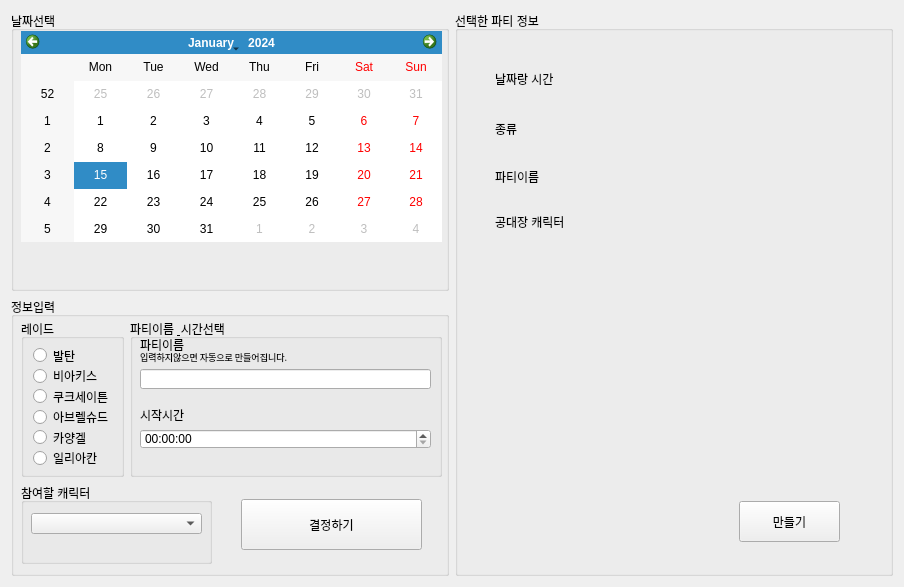
<?xml version="1.0" encoding="UTF-8"?>
<ui version="4.0">
 <class>Form</class>
 <widget class="QWidget" name="Form">
  <property name="windowModality">
   <enum>Qt::ApplicationModal</enum>
  </property>
  <property name="geometry">
   <rect>
    <x>0</x>
    <y>0</y>
    <width>904</width>
    <height>587</height>
   </rect>
  </property>
  <property name="windowTitle">
   <string>Form</string>
  </property>
  <layout class="QGridLayout" name="gridLayout">
   <item row="0" column="0">
    <widget class="QGroupBox" name="box1">
     <property name="title">
      <string>날짜선택</string>
     </property>
     <widget class="QCalendarWidget" name="date_cho">
      <property name="geometry">
       <rect>
        <x>10</x>
        <y>20</y>
        <width>421</width>
        <height>211</height>
       </rect>
      </property>
     </widget>
    </widget>
   </item>
   <item row="0" column="1" rowspan="2">
    <widget class="QGroupBox" name="party_cho_info">
     <property name="title">
      <string>선택한 파티 정보</string>
     </property>
     <widget class="QLabel" name="date_time">
      <property name="geometry">
       <rect>
        <x>40</x>
        <y>60</y>
        <width>171</width>
        <height>16</height>
       </rect>
      </property>
      <property name="text">
       <string>날짜랑 시간</string>
      </property>
     </widget>
     <widget class="QLabel" name="raid_colum">
      <property name="geometry">
       <rect>
        <x>40</x>
        <y>110</y>
        <width>211</width>
        <height>16</height>
       </rect>
      </property>
      <property name="text">
       <string>종류</string>
      </property>
     </widget>
     <widget class="QLabel" name="party_name">
      <property name="geometry">
       <rect>
        <x>40</x>
        <y>160</y>
        <width>56</width>
        <height>12</height>
       </rect>
      </property>
      <property name="text">
       <string>파티이름</string>
      </property>
     </widget>
     <widget class="QPushButton" name="input_db_partyinfo">
      <property name="geometry">
       <rect>
        <x>284</x>
        <y>490</y>
        <width>101</width>
        <height>41</height>
       </rect>
      </property>
      <property name="text">
       <string>만들기</string>
      </property>
     </widget>
     <widget class="QLabel" name="master_char">
      <property name="geometry">
       <rect>
        <x>40</x>
        <y>200</y>
        <width>91</width>
        <height>21</height>
       </rect>
      </property>
      <property name="text">
       <string>공대장 캐릭터</string>
      </property>
     </widget>
    </widget>
   </item>
   <item row="1" column="0">
    <widget class="QGroupBox" name="box2">
     <property name="title">
      <string>정보입력</string>
     </property>
     <widget class="QGroupBox" name="raid_box">
      <property name="geometry">
       <rect>
        <x>10</x>
        <y>22</y>
        <width>103</width>
        <height>158</height>
       </rect>
      </property>
      <property name="title">
       <string>레이드</string>
      </property>
      <layout class="QVBoxLayout" name="verticalLayout">
       <item>
        <widget class="QRadioButton" name="vvvv">
         <property name="text">
          <string>발탄</string>
         </property>
        </widget>
       </item>
       <item>
        <widget class="QRadioButton" name="bea">
         <property name="text">
          <string>비아키스</string>
         </property>
        </widget>
       </item>
       <item>
        <widget class="QRadioButton" name="coco">
         <property name="text">
          <string>쿠크세이튼</string>
         </property>
        </widget>
       </item>
       <item>
        <widget class="QRadioButton" name="av">
         <property name="text">
          <string>아브렐슈드</string>
         </property>
        </widget>
       </item>
       <item>
        <widget class="QRadioButton" name="cayan">
         <property name="text">
          <string>카양겔</string>
         </property>
        </widget>
       </item>
       <item>
        <widget class="QRadioButton" name="il">
         <property name="text">
          <string>일리아칸</string>
         </property>
        </widget>
       </item>
      </layout>
     </widget>
     <widget class="QGroupBox" name="input_party_name">
      <property name="geometry">
       <rect>
        <x>119</x>
        <y>22</y>
        <width>312</width>
        <height>158</height>
       </rect>
      </property>
      <property name="title">
       <string>파티이름 &amp; 시간선택</string>
      </property>
      <widget class="QLineEdit" name="input_make_party_name">
       <property name="geometry">
        <rect>
         <x>10</x>
         <y>50</y>
         <width>291</width>
         <height>20</height>
        </rect>
       </property>
       <property name="text">
        <string/>
       </property>
      </widget>
      <widget class="QTimeEdit" name="input_make_party_time">
       <property name="geometry">
        <rect>
         <x>10</x>
         <y>110</y>
         <width>291</width>
         <height>20</height>
        </rect>
       </property>
      </widget>
      <widget class="QLabel" name="fix_text2">
       <property name="geometry">
        <rect>
         <x>10</x>
         <y>30</y>
         <width>171</width>
         <height>16</height>
        </rect>
       </property>
       <property name="font">
        <font>
         <family>Agency FB</family>
         <pointsize>7</pointsize>
        </font>
       </property>
       <property name="text">
        <string>입력하지않으면 자동으로 만들어집니다.</string>
       </property>
      </widget>
      <widget class="QLabel" name="fix_text">
       <property name="geometry">
        <rect>
         <x>10</x>
         <y>20</y>
         <width>56</width>
         <height>12</height>
        </rect>
       </property>
       <property name="text">
        <string>파티이름</string>
       </property>
      </widget>
      <widget class="QLabel" name="fix_text3">
       <property name="geometry">
        <rect>
         <x>10</x>
         <y>90</y>
         <width>56</width>
         <height>12</height>
        </rect>
       </property>
       <property name="text">
        <string>시작시간</string>
       </property>
      </widget>
     </widget>
     <widget class="QPushButton" name="input__info_viwe_btn">
      <property name="geometry">
       <rect>
        <x>230</x>
        <y>202</y>
        <width>181</width>
        <height>51</height>
       </rect>
      </property>
      <property name="text">
       <string>결정하기</string>
      </property>
     </widget>
     <widget class="QGroupBox" name="input_char">
      <property name="geometry">
       <rect>
        <x>10</x>
        <y>186</y>
        <width>191</width>
        <height>81</height>
       </rect>
      </property>
      <property name="title">
       <string>참여할 캐릭터</string>
      </property>
      <widget class="QComboBox" name="mychar_cho">
       <property name="geometry">
        <rect>
         <x>10</x>
         <y>30</y>
         <width>171</width>
         <height>21</height>
        </rect>
       </property>
      </widget>
     </widget>
    </widget>
   </item>
  </layout>
 </widget>
 <resources/>
 <connections>
  <connection>
   <sender>input_db_partyinfo</sender>
   <signal>clicked()</signal>
   <receiver>Form</receiver>
   <slot>make_party()</slot>
   <hints>
    <hint type="sourcelabel">
     <x>799</x>
     <y>527</y>
    </hint>
    <hint type="destinationlabel">
     <x>441</x>
     <y>5</y>
    </hint>
   </hints>
  </connection>
  <connection>
   <sender>input__info_viwe_btn</sender>
   <signal>clicked()</signal>
   <receiver>Form</receiver>
   <slot>decide_info()</slot>
   <hints>
    <hint type="sourcelabel">
     <x>358</x>
     <y>528</y>
    </hint>
    <hint type="destinationlabel">
     <x>446</x>
     <y>584</y>
    </hint>
   </hints>
  </connection>
 </connections>
 <slots>
  <slot>decide_info()</slot>
  <slot>make_party()</slot>
 </slots>
</ui>
